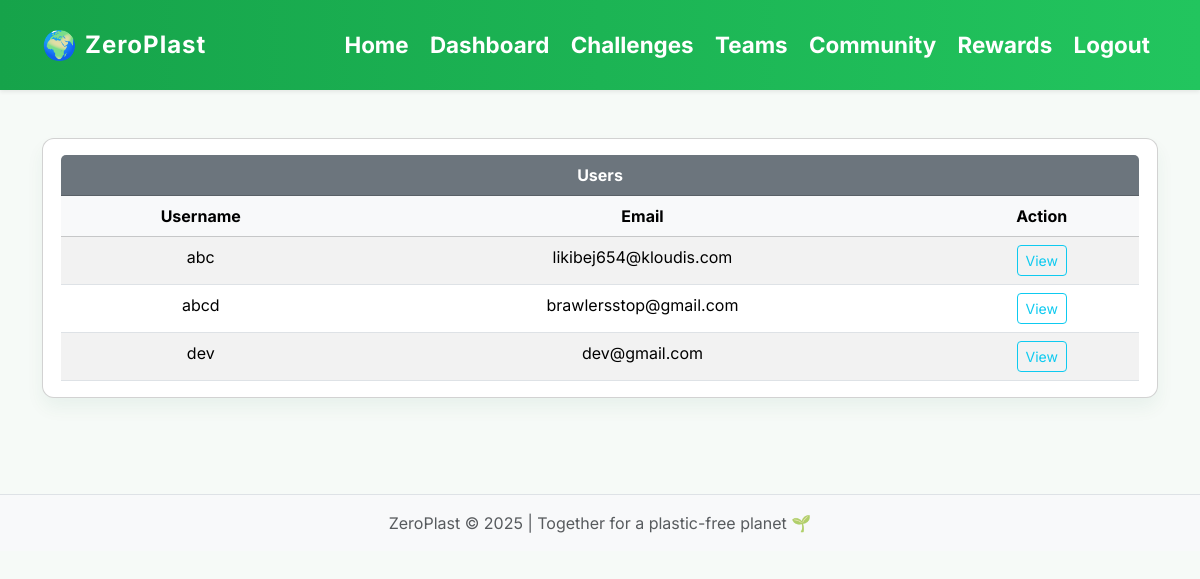
/admin/admin/users (signed in), run on the app's committed database.
### models.py (models this page shows)
class User(UserMixin, db.Model):
    id = db.Column(db.Integer, primary_key=True)
    username = db.Column(db.String(150), unique=True)
    password = db.Column(db.String(150))
    email = db.Column(db.String(150), unique=True)
    role = db.Column(db.String(20), default='user')
    logs = db.relationship('PlasticLog', backref='user')

### routes/admin.py (the view)
@admin_bp.route('/admin/users')
@login_required
def users_page():
    logs = models.PlasticLog.query.all()
    total_items = int(sum([l.quantity for l in logs]))
    by_item = {}
    for l in logs:
        by_item[l.item] = by_item.get(l.item, 0) + l.quantity
    totals = {
        "logs": len(logs),
        "users": models.User.query.count(),
        "points": sum(p.delta for p in models.PointsLog.query.all())
    }
    totals.update(estimate_impacts_from_counts(by_item))
    recs = [
        'Ban single-use plastics at all campus events and canteens',
        'Install mandatory water refill stations in every building',
        'Vendor contracts must use reusable/compostable packaging',
        'Offer BYO discounts at partner vendors',
        'Run a “Plastic-Free Week” each semester',
    ]
    users = models.User.query.filter_by(role="user").all()
    return render_template('users.html', users=users)

### main.py (called while the page is built)
@login_manager.user_loader
def load_user(user_id):
    return models.User.query.get(int(user_id))

### templates/users.html
{% extends "base.html" %}
{% block content %}
<div class="card mb-4">
      <div class="card-header bg-secondary text-white fw-bold">Users</div>
      <div class="card-body p-0">
        <table class="table table-striped mb-0">
          <thead class="table-light">
            <tr>
              <th>Username</th>
              <th>Email</th>
              <th>Action</th>
            </tr>
          </thead>
          <tbody>
            {% for user in users %}
            <tr>
              <td>{{ user.username }}</td>
              <td>{{ user.email }}</td>
              <td><a href="{{ url_for('admin.user_detail', user_id=user.id) }}" class="btn btn-sm btn-outline-info">View</a></td>
            </tr>
            {% endfor %}
          </tbody>
        </table>
      </div>
    </div>
{% endblock %}

### static/css/styles.css (style rules this page uses)
body { font-family: 'Inter', 'Segoe UI', Tahoma, Geneva, Verdana, sans-serif; background: #f6faf7; color: #1f2937; margin: 0; padding: 0; }
.card { flex: 1; min-width: 200px; background: #ffffff; padding: 16px 18px; border-radius: 12px; box-shadow: 0 10px 18px rgba(6, 95, 70, 0.06); text-align: center; }

### data on the page
User: username "abc", email "likibej654@kloudis.com"
User: username "abcd", email "brawlersstop@gmail.com"
User: username "dev", email "dev@gmail.com"
